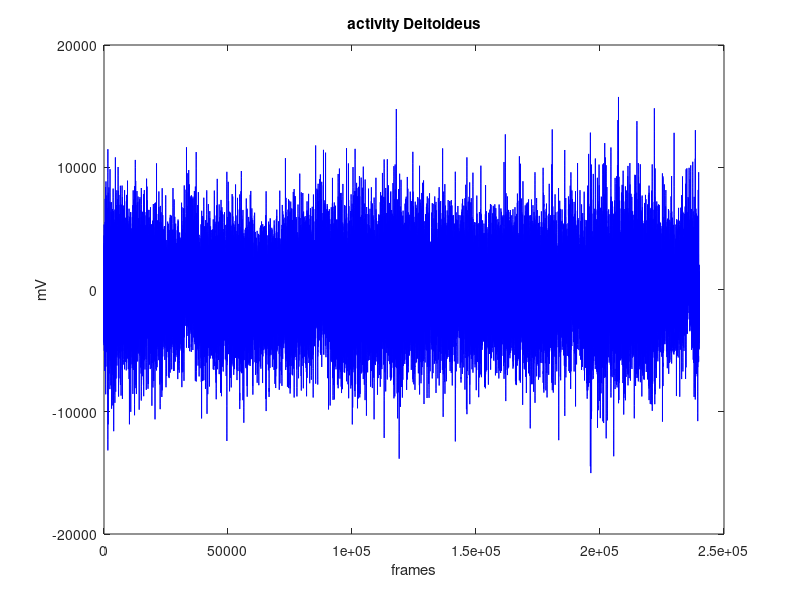
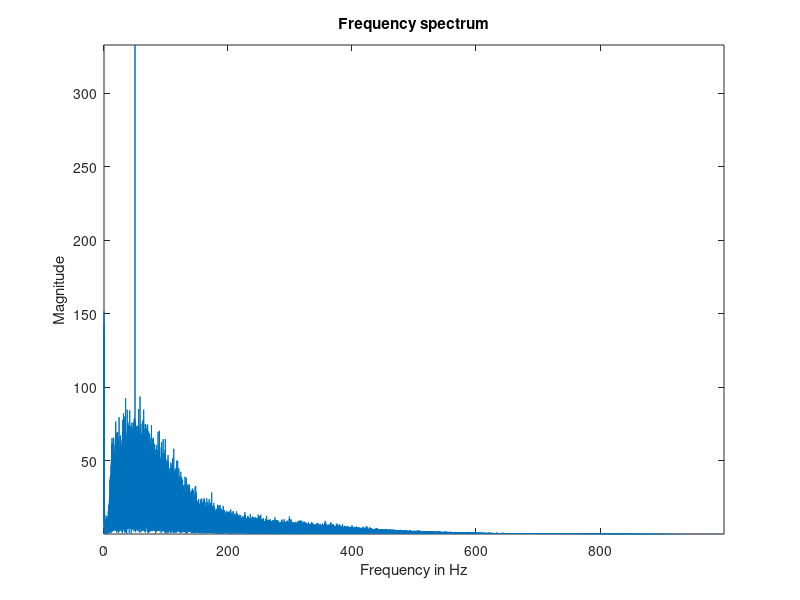

Here is the MATLAB script that generated these plots, in order: (Note: this script raises an error after producing the figures.)
%% 2. EMG signaal vermoeidheid verwerken
%---------------------------------------
clear all; close all; clc;
load('Exercise1.mat');

%% 1. plot the emg signal
figure()
plot(Delt_l,'b')
title('activity Deltoideus')
xlabel('frames')
ylabel('mV')

%% 2. offset correction
Delt_l=Delt_l-mean(Delt_l);

%% 3. plot the frequency spectrum of the left Delt during the whole movement
Delt_l_ft=fft(Delt_l);
sze = length(Delt_l);
ff= fix(sze/2) + 1; 
f = [0:ff-1]*fs/sze;
figure
plot(f(1:ff), abs(Delt_l_ft(1:ff)/sze*2));
xlabel('Frequency in Hz');
ylabel('Magnitude');
title('Frequency spectrum');
axis tight;

% je kan dit ook doen met de functie die gegeven is (make_freq_spect)
make_freq_spect(Delt_l,fs,1);


%% 4. Bandstop filter

cutoff=[49 51];
order=4;
[b, a] = butter(order, cutoff/(0.5*fs),'stop');
Delt_l_filt = filtfilt(b, a, Delt_l); 

% plot the frequency spectrum
[~, bandx_data, bandy_data]=make_freq_spect(Delt_l_filt,fs,1);
title(['Frequency spectrum after bandpass filtering ' num2str(cutoff)])

%% 5. Calculate the average frequency and activity for each second

Gemfreq=zeros(fix(length(Delt_l_filt)./fs),1);% pre allocatie van de variabelen
Mean_amp=zeros(fix(length(Delt_l_filt)./fs),1);% pre allocatie van de variabelen

% opmerkinge: het pre alloceren van de variablen is niet essentieel, maar
% dit versnelt de lus wel. Indien je de variabelen nog niet aanmaakt,
% veranderd de lengte van de variabele in elke lus. 

        %% 5.1: Eerste manier om lus te vormen

% Calculate the mean activity and mean frequency for each second
% We maken dus een lus die in stappen van 1 gaan en start bij 1. De lus
% moet lopen tot de laatste volledige seconde. Het aantal seconden van het
% signaal is gelijk aan het aantal frames (length(Delt_l_filt)) gedeeld
% door de sampling frequency (fs). We ronden dit af naar beneden om
% uitsluitend volledige seconden te hebben. (fix gebruiken i.p.v. round)

for i=1:fix(length(Delt_l_filt)./fs)
    % selecteer de frames (vb 1 tot 2000, 2001 tot 4000, enz...)
    time_sel=((i-1)*fs)+1:(i)*fs;    
    
    % selecteer de data voor de geselecteerde frames
    data=Delt_l_filt(time_sel);
    
    % we willen geen grafieken plotten omdat dit teveel zou vergen van het
    % geheugen. Daarom maken we de bool_plot=0.
    bool_plot=0;
   
    % get the frequency spectrum
    [data_ft,x_data,y_data] = make_freq_spect( data,fs,bool_plot);
    
    % bereken de gemiddelde frequentie. Dit is een gewogen gemiddelde. De
    % x_data zijn alle frequenties (frequentie van de harmischen). De y-data
    % is de magnitude(power: amplitude harmonischen). Met andere woorden de
    % y-data bepaalt hoe sterk die frequentie doorweegt in het signaal.
    % Bijgevolg wordt de som genomen van de y_data*x_data. Deze som wordt
    % dan gedeeld door de sum van de y_data. 
    
    Gemfreq(i) = sum(y_data.*x_data)./sum(y_data);
    % get the mean amplitude
    
    % dit berekenen we door het gemiddelde te nemen van de absolute waarde.
    % We nemen de absolute waarde omdat we het signaal willen
    % gelijkrichten. 
    % Het nemen van de absolute waarde van een emg signaal word 
    % ook wel rectificatie genoemd.
    
    Mean_amp(i)=mean(abs(data));    
end

figure()
subplot(2,1,1)
plot(Gemfreq,'r*');
xlabel('time(s)');
ylabel('Mean Frequency');
title('The influence of fatigue on mean frequency')

subplot(2,1,2)
title('The influence of fatigue on  mean amplitude')
plot(Mean_amp,'r*');
xlabel('time (s)');
ylabel('Mean amplitude');

        %% 5.2 tweede manier om lus te vormen
       
        
% op deze manier maken we een lus die in stappen van de de sampling frequency gaat
% in dit geval in stappen van 2000. Dus lus moet lopen tot het laatste
% veelvoud van 2000 dat kleiner of gelijk is aan lengte van het signaal. Bijgevolg
% nemen we de lengte van het signaal, en berekenden we de rest van de
% deling van de lengte door de sampling frequency. Dit geeft ons het
% laatste mogelijke veelvoud van 2000.

count=1;

for i=1:fs:(length(Delt_l_filt)-mod(length(Delt_l_filt),fs))
    time_sel= i:(i+2000);    
    data=Delt_l_filt(time_sel);
    bool_plot=0;
    % get the frequency spectrum
    [data_ft,x_data,y_data] = make_freq_spect( data,fs,bool_plot);
    % get the mean frequency
    Gemfreq(count) = sum(y_data.*x_data)./sum(y_data);
    % get the mean amplitude
    Mean_amp(count)=mean(abs(data));  
    count=count+1;
end

% hierbij maken we dus gebruik van een teller (count).
